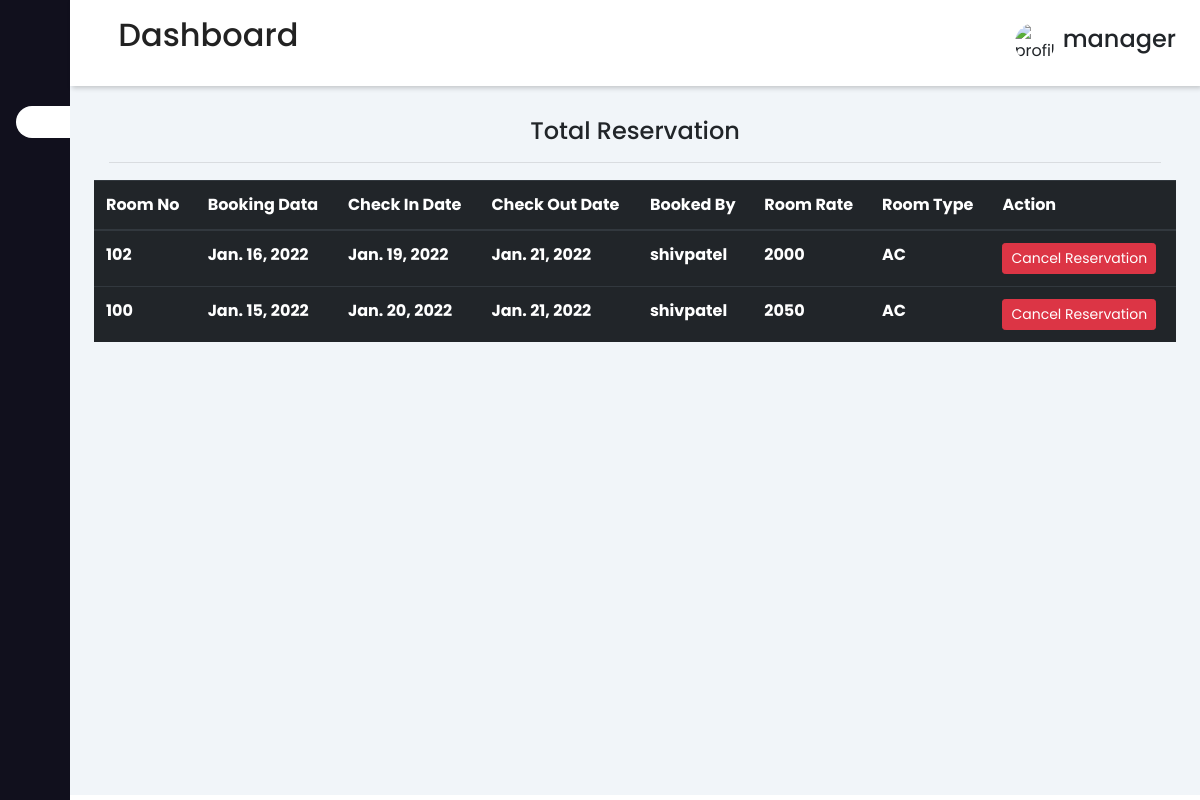
Screenshot of /view_reservation/ (signed in) with the database file from the repository.
### management/models.py (models this page shows, shortened)
class Reservations(models.Model):
    user=models.ForeignKey(User,on_delete=models.CASCADE)
    room=models.ForeignKey(Room,on_delete=models.CASCADE)
    booking_date=models.DateField(auto_now_add=True)
    check_in_date=models.DateField()
    check_out_date=models.DateField()
    no_of_people=models.IntegerField()

class Room(models.Model):
    class Type(models.TextChoices):
        AC="AC"
        Non_AC="Non AC"
    room_type=models.CharField(max_length=10,choices=Type.choices)
    room_no=models.IntegerField(unique=True)
    room_rate=models.IntegerField()
    no_of_bed=models.IntegerField(null=True)
    image=models.ImageField(upload_to='room_pic',blank=True)

### management/views.py (the view)
# urls.py: path("view_reservation/",views.view_reservation, name='view_reservation'),
def view_reservation(request):
    reservation=Reservations.objects.all().order_by("-booking_date")
    context={
        "reservation":reservation
    }
    return render(request,'view_reservation.html',context)

### management/templates/view_reservation.html (shortened to what this page needs)
{% extends 'base.html' %}
{% block body %}
<div class="container">
    <div class="text-center">
        <h4>Total Reservation</h4>
    </div>
    <hr>
    <div class="row">
        <div class="col-12 text-center">
          </div>
        <div class="table-responsive">
            <table class="table table-hover table-dark">
            <thead>
              <tr>
                <th scope="col">Room No</th>
                <th scope="col">Booking Data</th>
                <th scope="col">Check In Date</th>
                <th scope="col">Check Out Date</th>
                <th scope="col">Booked By</th>
                <th scope="col">Room Rate</th>
                <th scope="col">Room Type</th>
                <th scope="col">Action</th>
              </tr>
            </thead>
            <tbody>
                {%for i in reservation %}
              <tr>
                <th scope="row">{{i.room.room_no}}</th>
                <th scope="row">{{i.booking_date}}</th>
                <th scope="row">{{i.check_in_date}}</th>
                <th scope="row">{{i.check_out_date}}</th>
                <th scope="row">{{i.user.username}}</th>
                <th scope="row">{{i.room.room_rate}}</th>
                <th scope="row">{{i.room.room_type}}</th>
                <th scope="row"><a class="btn btn-danger btn-sm" href="{% url 'manager_cancel_reservation' i.id %}" onclick="return confirm('Are you sure want to cancel reservation?')">Cancel Reservation</a></th>
              </tr>
              {% endfor %}
            </tbody>
        </table>
    </div>
    </div>
</div>
{% endblock  %}

### management/templates/base.html (shortened to what this page needs)
<!doctype html>
<html lang="en">
  <head>
    <link rel="stylesheet" href="https://maxcdn.bootstrapcdn.com/bootstrap/4.0.0/css/bootstrap.min.css">
  </head>
  <body>
    <div class="sidebar">
        <div class="sidebar-brand">
          <h1>  <span>Hotel</span>
          </h1>
        </div>
        <div class="sidebar-menu">
          <ul class="na">
            <li>
              <a href="{% url 'index' %}" class="active">
              </a>
            </li>
          </ul>
        </div>
    </div>
    <div class="main-content">
      <header>
        <h2>
          <label for="nav-toggle">
            <span class="fas fa-bars"></span>
          </label>
          Dashboard
        </h2>
        {% if request.user.is_authenticated %}
        <div class="user-wrapper">
         <img src="https://bit.ly/3bvT89p" width="40px" height="40px" alt="profile-img">
         <div class="">
            <h4>{{request.user.username}}</h4>
         </div>
        </div>
        {% endif %}
      </header>
      <main>
        {% block body %}
        {% endblock %}
      </main>
    </div>
  </body>
</html>

### management/templates/base.html (style rules this page uses)
:root { --main-color: #11101d; --color-dark: #1D2231; --text-grey: #8390A2; }
* { padding: 0; margin: 0; box-sizing: border-box; list-style: none; text-decoration: none; font-family: 'Poppins' ,sans-serif; }
.sidebar { width: 345px; position: fixed; left: 0; top: 0; height: 100%; z-index: 100; background: var(--main-color); transition: width 300ms; }
.sidebar-brand { height: 90px; padding: 1rem 0rem 1rem 2rem; color: #fff; }
.sidebar-menu li { width: 100%; margin-bottom: 1.7rem; padding-left: 1rem; }
.sidebar-menu { margin-top: 1rem; }
.sidebar-menu a { padding-left: 1rem; display: block; color: #fff; font-size: 1.1rem; }
.sidebar-menu a.active { background: #fff; padding-top: 1rem; padding-bottom: 1rem; color: var(--main-color); border-radius: 30px 0px 0px 30px; }
.main-content { transition: margin-left 300ms; margin-left: 345px; }
header { background: #fff; display: flex; justify-content: space-between; padding: 1rem 1.5rem; box-shadow: 2px 2px 5px rgba(0, 0, 0, 0.2); position: fixed; left: 345px; top:0; z-index: 100; width: calc(100% - 345px); transition: left 300ms; }
header h2 { color: #222; }
header label span { font-size: 1.7rem; padding-right: 1rem; }
.user-wrapper { display: flex; align-items: center; }
.user-wrapper img { border-radius: 50%; margin-right: .5rem; }
main { margin-top: 85px; padding: 2rem 1.5rem; background: #f1f5f9; min-height: calc(100vh - 90px); }
table { border-collapse: collapse; }
thead tr { border-top: 1px solid #f0f0f0; border-bottom:2px solid #f0f0f0; }
.table-responsive { width: 100%; overflow-x: auto; }
@media only screen and (max-width: 1200px) { .sidebar { width: 70px ; } }
@media only screen and (max-width: 1200px) { .sidebar .sidebar-brand, .sidebar li { padding-left: 1rem; text-align: center; } }
@media only screen and (max-width: 1200px) { .main-content { margin-left: 70px; } }
@media only screen and (max-width: 1200px) { .main-content header { width: calc(100% - 70px); left:70px; } }

### rows the page displays
Reservations: room.room_no "102", booking_date "Jan. 16, 2022", check_in_date "Jan. 19, 2022", check_out_date "Jan. 21, 2022", user.username "shivpatel", room.room_rate "2000", room.room_type "AC"
Reservations: room.room_no "100", booking_date "Jan. 15, 2022", check_in_date "Jan. 20, 2022", check_out_date "Jan. 21, 2022", user.username "shivpatel", room.room_rate "2050", room.room_type "AC"

### other values shown
{{ request.user.username }} "manager"
